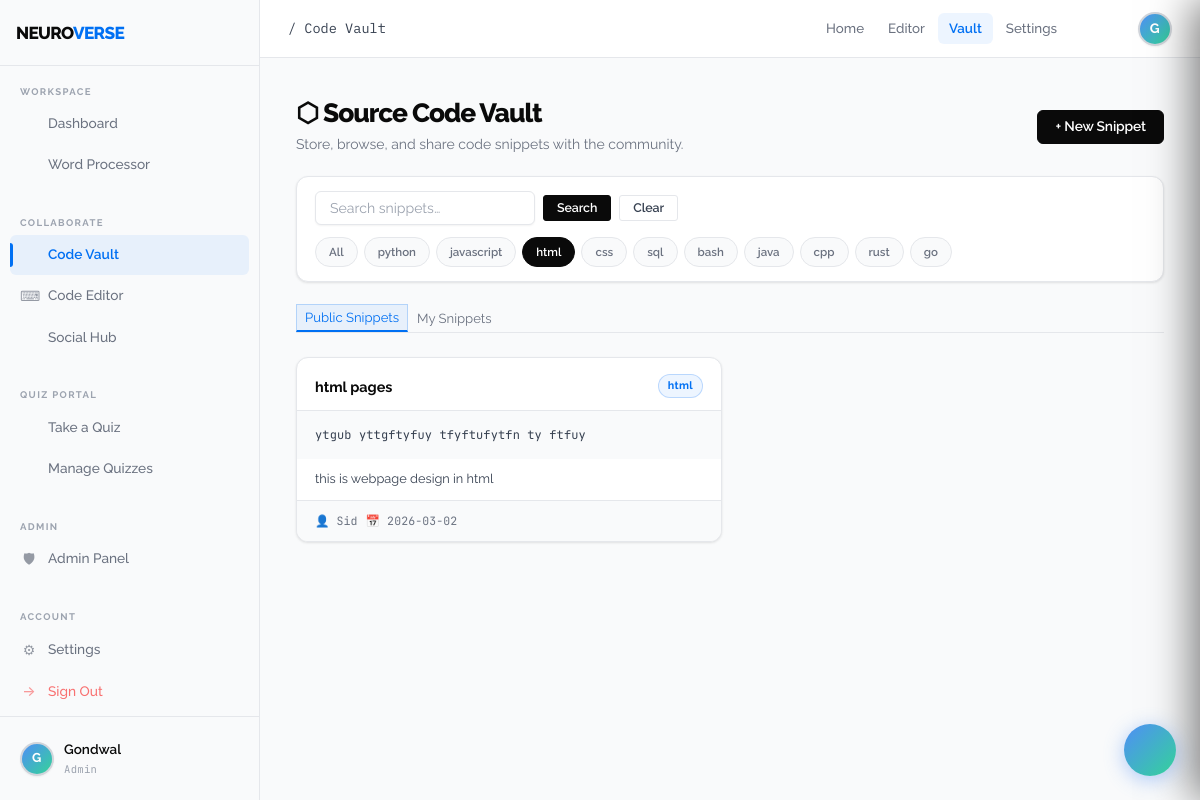
/vault?lang=html (signed in), run on the app's committed database.
### tables this page shows
CREATE TABLE users (
                id          INTEGER PRIMARY KEY AUTOINCREMENT,
                username    TEXT    UNIQUE NOT NULL,
                email       TEXT    UNIQUE NOT NULL,
                password    TEXT    NOT NULL,
                is_admin    INTEGER DEFAULT 0,
                created_at  TEXT    DEFAULT (datetime('now'))
            );

CREATE TABLE vault_snippets (
                id          INTEGER PRIMARY KEY AUTOINCREMENT,
                user_id     INTEGER NOT NULL,
                title       TEXT    NOT NULL,
                language    TEXT    NOT NULL DEFAULT 'python',
                code        TEXT    NOT NULL,
                description TEXT    DEFAULT '',
                is_public   INTEGER DEFAULT 1,
                created_at  TEXT    DEFAULT (datetime('now')),
                FOREIGN KEY (user_id) REFERENCES users(id)
            );

### app.py (the view)
@app.route("/vault")
@login_required
def vault():
    lang = request.args.get("lang", ""); search = request.args.get("q", "")
    with get_db() as db:
        query = "SELECT v.*, u.username FROM vault_snippets v JOIN users u ON v.user_id=u.id WHERE 1=1"
        params = []
        if lang:   query += " AND v.language=?"; params.append(lang)
        if search: query += " AND (v.title LIKE ? OR v.description LIKE ? OR v.code LIKE ?)"; params += [f"%{search}%"]*3
        snippets    = db.execute(query + " AND v.is_public=1 ORDER BY v.created_at DESC", params).fetchall()
        my_snippets = db.execute("SELECT v.*, u.username FROM vault_snippets v JOIN users u ON v.user_id=u.id WHERE v.user_id=? ORDER BY v.created_at DESC", (session["user_id"],)).fetchall()
        unread = get_unread_count(session["user_id"])
    return render_template("vault.html", snippets=snippets, my_snippets=my_snippets, filter_lang=lang, search=search, unread=unread)

### app.py (called while the page is built)
def get_db():
    conn = sqlite3.connect(app.config["DATABASE"])
    conn.row_factory = sqlite3.Row
    return conn

def get_unread_count(user_id):
    with get_db() as db:
        row = db.execute(
            "SELECT COUNT(*) AS cnt FROM messages WHERE receiver_id=? AND is_read=0",
            (user_id,)
        ).fetchone()
    return row["cnt"] if row else 0

def login_required(f):
    @wraps(f)
    def decorated(*args, **kwargs):
        if "user_id" not in session:
            return redirect(url_for("login"))
        return f(*args, **kwargs)
    return decorated

### templates/vault.html (shortened to what this page needs)
{% extends "layout.html" %}
{% block breadcrumb %}/ Code Vault{% endblock %}
{% block content %}
<div class="page-header flex items-center justify-between" style="margin-bottom:20px;">
  <div>
    <div class="page-title">⬡ Source Code Vault</div>
    <div class="page-subtitle">Store, browse, and share code snippets with the community.</div>
  </div>
  <button class="btn btn-primary" onclick="openModal('addSnippetModal')">+ New Snippet</button>
</div>
<div class="filter-bar">
  <form method="GET" action="{{ url_for('vault') }}" style="display:flex;gap:8px;align-items:center;flex-wrap:wrap;">
    <input class="form-input" name="q" value="{{ search }}" placeholder="Search snippets…"
           style="width:220px;padding:8px 14px;font-size:0.88rem;">
    <button type="submit" class="btn btn-primary btn-sm">Search</button>
    <a href="{{ url_for('vault') }}" class="btn btn-ghost btn-sm">Clear</a>
  </form>
  <div style="display:flex;gap:6px;flex-wrap:wrap;">
    <a href="{{ url_for('vault') }}" class="filter-btn {% if not filter_lang %}active{% endif %}">All</a>
    {% for lang in ['python','javascript','html','css','sql','bash','java','cpp','rust','go'] %}
    <a href="{{ url_for('vault', lang=lang) }}" class="filter-btn {% if filter_lang == lang %}active{% endif %}">{{ lang }}</a>
    {% endfor %}
  </div>
</div>
<div style="display:flex;gap:0;border-bottom:1px solid var(--border);margin-bottom:24px;">
  <button class="toolbar-btn active" id="tabPublic" onclick="switchTab('public')"
          style="border-radius:0;border-bottom:2px solid var(--accent);">Public Snippets</button>
  <button class="toolbar-btn" id="tabMine" onclick="switchTab('mine')"
          style="border-radius:0;">My Snippets</button>
</div>
<div id="panelPublic" class="vault-grid">
  {% for s in snippets %}
  <div class="snippet-card">
    <div class="snippet-header">
      <div class="snippet-title">
        <div class="snippet-title-text">{{ s.title }}</div>
      </div>
      <span class="badge badge-blue">{{ s.language }}</span>
    </div>
    <div class="snippet-body">
      <pre class="code-block" id="code-{{ s.id }}">{{ s.code }}</pre>
    </div>
    {% if s.description %}
    <div style="padding:10px 18px;font-size:0.8rem;color:var(--text-2);">{{ s.description }}</div>
    {% endif %}
    <div class="snippet-footer">
      <span>👤 {{ s.username }}</span>
      <span>📅 {{ s.created_at[:10] }}</span>
    </div>
  </div>
  {% else %}
  <div style="grid-column:1/-1;text-align:center;padding:60px 20px;color:var(--text-3);">
    <div style="font-size:2.5rem;margin-bottom:12px;">⬡</div>
    <div>No snippets found. Be the first to contribute!</div>
  </div>
  {% endfor %}
</div>
{% endblock %}

### templates/layout.html (shortened to what this page needs)
{% extends "base.html" %}
{% block body %}
<aside class="sidebar" id="sidebar">
  <div class="sidebar-logo">
    <div style="display:flex;align-items:center;gap:10px;">
      <span class="sidebar-logo-text">NEURO<span>VERSE</span>
    </div>
  </div>
  <div class="sidebar-section">
    <div class="sidebar-section-label">Workspace</div>
    <nav class="sidebar-nav">
      <a href="{{ url_for('dashboard') }}" class="sidebar-link {% if request.endpoint == 'dashboard' %}active{% endif %}">
         Dashboard
      </a>
      <a href="{{ url_for('editor') }}" class="sidebar-link {% if request.endpoint == 'editor' %}active{% endif %}">
         Word Processor
      </a>
    </nav>
  </div>
  <div class="sidebar-section" style="margin-top:8px;">
    <div class="sidebar-section-label">Collaborate</div>
    <nav class="sidebar-nav">
      <a href="{{ url_for('vault') }}" class="sidebar-link {% if request.endpoint == 'vault' %}active{% endif %}">
         Code Vault
      </a>
      <a href="{{ url_for('code_editor') }}" class="sidebar-link {% if request.endpoint == 'code_editor' %}active{% endif %}">
        <span class="link-icon">⌨</span> Code Editor
      </a>
      <a href="javascript:void(0)" class="sidebar-link" id="chatToggleSidebar" onclick="window.chatToggle()">
   Social Hub
</a>
    </nav>
  </div>
  <div class="sidebar-section" style="margin-top:8px;">
    <div class="sidebar-section-label">Quiz Portal</div>
    <nav class="sidebar-nav">
      <a href="{{ url_for('quiz_home') }}" class="sidebar-link {% if request.endpoint in ['quiz_home','quiz_attempt'] %}active{% endif %}">
         Take a Quiz
      </a>
      {% if session.get('is_admin') %}
      <a href="{{ url_for('quiz_manage') }}" class="sidebar-link {% if request.endpoint in ['quiz_manage','quiz_create','quiz_responses','quiz_review'] %}active{% endif %}">
         Manage Quizzes
      </a>
      {% endif %}
    </nav>
  </div>
  {% if session.get('is_admin') %}
  <div class="sidebar-section" style="margin-top:8px;">
    <div class="sidebar-section-label">Admin</div>
    <nav class="sidebar-nav">
      <a href="{{ url_for('admin_panel') }}" class="sidebar-link {% if request.endpoint == 'admin_panel' %}active{% endif %}">
        <span class="link-icon">🛡</span> Admin Panel
      </a>
    </nav>
  </div>
  {% endif %}
  <div class="sidebar-section" style="margin-top:8px;">
    <div class="sidebar-section-label">Account</div>
    <nav class="sidebar-nav">
      <a href="{{ url_for('settings') }}" class="sidebar-link {% if request.endpoint == 'settings' %}active{% endif %}">
        <span class="link-icon">⚙</span> Settings
      </a>
      <a href="{{ url_for('logout') }}" class="sidebar-link" style="color:#f87171;">
        <span class="link-icon">→</span> Sign Out
      </a>
    </nav>
  </div>
  <div class="sidebar-footer">
    <div class="sidebar-user">
      <div class="user-avatar" style="width:34px;height:34px;font-size:0.8rem;flex-shrink:0;">
        {{ session.username[0].upper() }}
      </div>
      <div class="sidebar-user-info">
        <div class="sidebar-user-name">{{ session.username }}</div>
        <div class="sidebar-user-role">{% if session.get('is_admin') %}Admin{% else %}Member{% endif %}</div>
      </div>
    </div>
  </div>
</aside>
<header class="navbar">
  <div class="navbar-brand">
    <span style="font-size:0.85rem;color:var(--text-2);font-family:'IBM Plex Mono',monospace;font-weight:400;">
      {% block breadcrumb %}Dashboard{% endblock %}
    </span>
  </div>
  <nav class="navbar-links">
    <a href="{{ url_for('dashboard') }}" class="{% if request.endpoint == 'dashboard' %}active{% endif %}">Home</a>
    <a href="{{ url_for('editor') }}" class="{% if request.endpoint == 'editor' %}active{% endif %}">Editor</a>
    <a href="{{ url_for('vault') }}" class="{% if request.endpoint == 'vault' %}active{% endif %}">Vault</a>
    <a href="{{ url_for('settings') }}" class="{% if request.endpoint == 'settings' %}active{% endif %}">Settings</a>
  </nav>
  <div class="navbar-right">
    <button class="btn-icon-ghost" id="chatToggleBtn" title="Social Hub" style="position:relative;font-size:1rem;">
    </button>
    <div class="user-avatar" title="{{ session.username }}">
      {{ session.username[0].upper() }}
    </div>
  </div>
</header>
<div class="app-body">
  <div class="main-content page-enter">
    {% block content %}{% endblock %}
  </div>
</div>
<button class="chat-toggle {% if unread is defined and unread > 0 %}has-unread{% endif %}" id="chatFab" title="Social Hub">
</button>
{% endblock %}

### templates/layout.html (style rules this page uses)
#chatFab { position: fixed; bottom: 24px; right: 24px; z-index: 1000; width: 52px; height: 52px; border-radius: 50%; background: linear-gradient(135deg, #4f8ef7, #34d399); border: none; color: #fff; font-size: 1.3rem; cursor: pointer; box-shadow: 0 4px 20px rgba(79,142,247,0.45); display: flex; align-items: center; justify-content: center; transition: transform 0.2s, box-shadow 0.2s; }
.btn-icon-ghost { background: none; border: none; color: #94a3b8; cursor: pointer; padding: 6px; border-radius: 6px; font-size: 1rem; transition: color 0.15s, background 0.15s; }
.user-avatar { width: 34px; height: 34px; border-radius: 50%; background: linear-gradient(135deg,#4f8ef7,#34d399); color: #fff; display: flex; align-items: center; justify-content: center; font-weight: 700; font-size: 0.85rem; flex-shrink: 0; }

### data on the page
users: username "Gondwal"
vault_snippets: title "html pages", language "html", code "ytgub yttgftyfuy tfyftufytfn ty ftfuy", description "this is webpage design in html", username "Sid", created_at "2026-03-02"

### other printed values
{{ session.username[0].upper() }} "G"
{{ lang }} "python" "javascript" "html" "css" "sql" "bash" "java" "cpp" "rust" "go"
